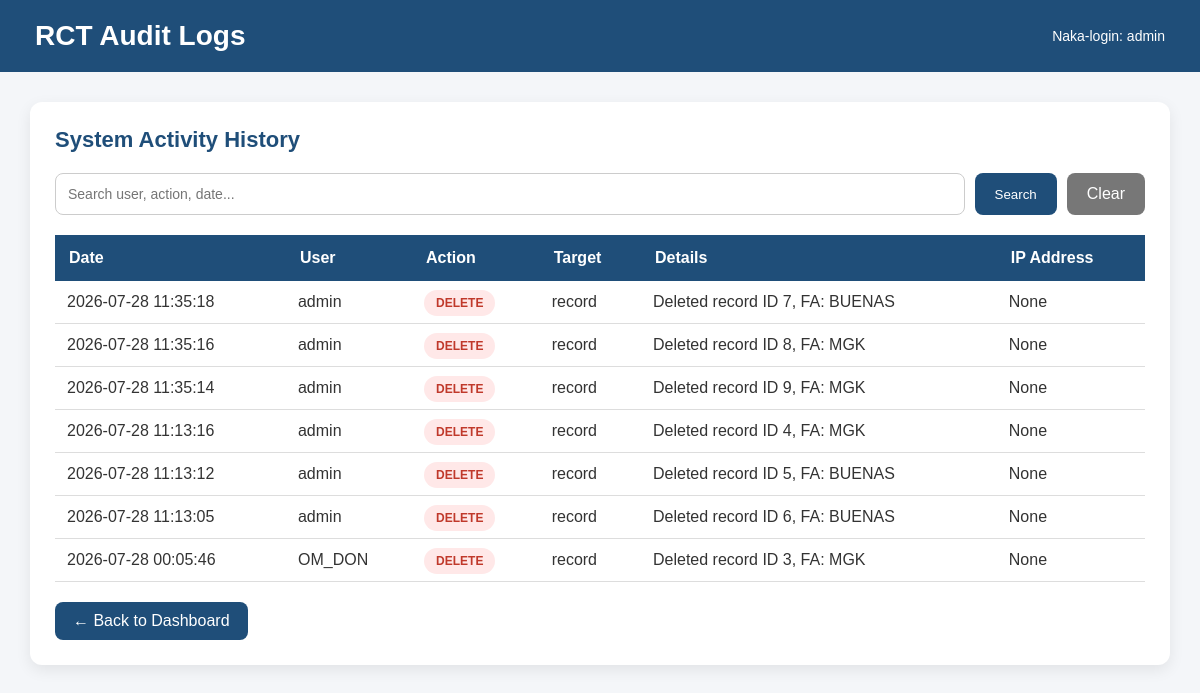
Page /audit_logs (signed in) on the committed database.
### tables this page shows
CREATE TABLE audit_logs (

    id INTEGER PRIMARY KEY AUTOINCREMENT,

    user_id INTEGER,

    username TEXT,

    action TEXT,

    target TEXT,

    details TEXT,

    ip_address TEXT,

    created_at TEXT

);

### app.py (the view)
@app.route('/audit_logs')
@login_required
def audit_logs():
    search = request.args.get('search', '').strip()
    conn = db.get_conn()
    if search:
        logs = conn.execute(
            '''
            SELECT *
            FROM audit_logs

            WHERE username LIKE ?
            OR action LIKE ?
            OR target LIKE ?
            OR details LIKE ?
            OR created_at LIKE ?

            ORDER BY created_at DESC
            ''',
            (
                f'%{search}%',
                f'%{search}%',
                f'%{search}%',
                f'%{search}%',
                f'%{search}%'
            )
        ).fetchall()
    else:
        logs = conn.execute(
            '''
            SELECT *
            FROM audit_logs
            ORDER BY created_at DESC
            '''
        ).fetchall()
    conn.close()
    return render_template(
        'auditlog.html',
        logs=logs,
        username=session.get('username'),
        search=search
    )

### app.py (called while the page is built)
def login_required(f):
    @wraps(f)
    def wrapper(*args, **kwargs):
        if 'user_id' not in session:
            return redirect(url_for('login'))
        return f(*args, **kwargs)
    return wrapper

### db.py (called while the page is built)
def get_conn():
    conn = sqlite3.connect(DB_PATH)
    conn.row_factory = sqlite3.Row
    conn.execute('PRAGMA foreign_keys = ON')
    return conn

### templates/auditlog.html (shortened to what this page needs)
<!DOCTYPE html>
<html lang="en">
<head>
</head>
<body>
<div class="header">
<h1>
RCT Audit Logs
</h1>
<div class="user">
Naka-login: {{ username }}
</div>
</div>
<div class="container">
<div class="card">
<div class="title">
System Activity History
</div>
<form method="GET" style="margin-bottom:20px; display:flex; gap:10px;">
<input
type="text"
name="search"
placeholder="Search user, action, date..."
value="{{ search }}"
style="
flex:1;
padding:12px;
border:1px solid #ccc;
border-radius:8px;
font-size:14px;
">
<button
type="submit"
style="
background:#1f4e79;
color:white;
border:none;
padding:12px 20px;
border-radius:8px;
cursor:pointer;
">
Search
</button>
<a
href="{{ url_for('audit_logs') }}"
style="
padding:12px 20px;
background:#777;
color:white;
text-decoration:none;
border-radius:8px;
">
Clear
</a>
</form>
<table>
<tr>
<th>Date</th>
<th>User</th>
<th>Action</th>
<th>Target</th>
<th>Details</th>
<th>IP Address</th>
</tr>
{% if logs %}
{% for log in logs %}
<tr>
<td>
{{ log.created_at }}
</td>
<td>
{{ log.username }}
</td>
<td>
<span class="badge">
{{ log.action }}
</span>
</td>
<td>
{{ log.target }}
</td>
<td>
{{ log.details }}
</td>
<td>
{{ log.ip_address }}
</td>
</tr>
{% endfor %}
{% else %}
<tr>
<td colspan="6" class="empty">
No audit activity yet.
</td>
</tr>
{% endif %}
</table>
<a class="back" href="{{ url_for('dashboard') }}">
← Back to Dashboard
</a>
</div>
</div>
</body>
</html>

### templates/auditlog.html (style rules this page uses)
body { margin:0; font-family: Arial, Helvetica, sans-serif; background:#f4f6f9; }
.header { background:#1f4e79; color:white; padding:20px 35px; display:flex; justify-content:space-between; align-items:center; }
.header h1 { margin:0; font-size:28px; }
.user { font-size:14px; }
.container { padding:30px; }
.card { background:white; border-radius:12px; padding:25px; box-shadow:0 5px 15px rgba(0,0,0,0.08); }
.title { font-size:22px; font-weight:bold; margin-bottom:20px; color:#1f4e79; }
table { width:100%; border-collapse:collapse; }
th { background:#1f4e79; color:white; padding:14px; text-align:left; }
td { padding:12px; border-bottom:1px solid #ddd; color:#333; }
.badge { padding:6px 12px; border-radius:20px; font-size:12px; font-weight:bold; background:#ffe8e8; color:#c0392b; }
.back { display:inline-block; margin-top:20px; padding:10px 18px; background:#1f4e79; color:white; text-decoration:none; border-radius:8px; }

### rows in the picture
audit_logs: created_at "2026-07-28 11:35:18", username "admin", action "DELETE", target "record", details "Deleted record ID 7, FA: BUENAS", ip_address "None"
audit_logs: created_at "2026-07-28 11:35:16", username "admin", action "DELETE", target "record", details "Deleted record ID 8, FA: MGK", ip_address "None"
audit_logs: created_at "2026-07-28 11:35:14", username "admin", action "DELETE", target "record", details "Deleted record ID 9, FA: MGK", ip_address "None"
audit_logs: created_at "2026-07-28 11:13:16", username "admin", action "DELETE", target "record", details "Deleted record ID 4, FA: MGK", ip_address "None"
audit_logs: created_at "2026-07-28 11:13:12", username "admin", action "DELETE", target "record", details "Deleted record ID 5, FA: BUENAS", ip_address "None"
audit_logs: created_at "2026-07-28 11:13:05", username "admin", action "DELETE", target "record", details "Deleted record ID 6, FA: BUENAS", ip_address "None"
audit_logs: created_at "2026-07-28 00:05:46", username "OM_DON", action "DELETE", target "record", details "Deleted record ID 3, FA: MGK", ip_address "None"

### other values in the picture
{{ username }} "admin"
